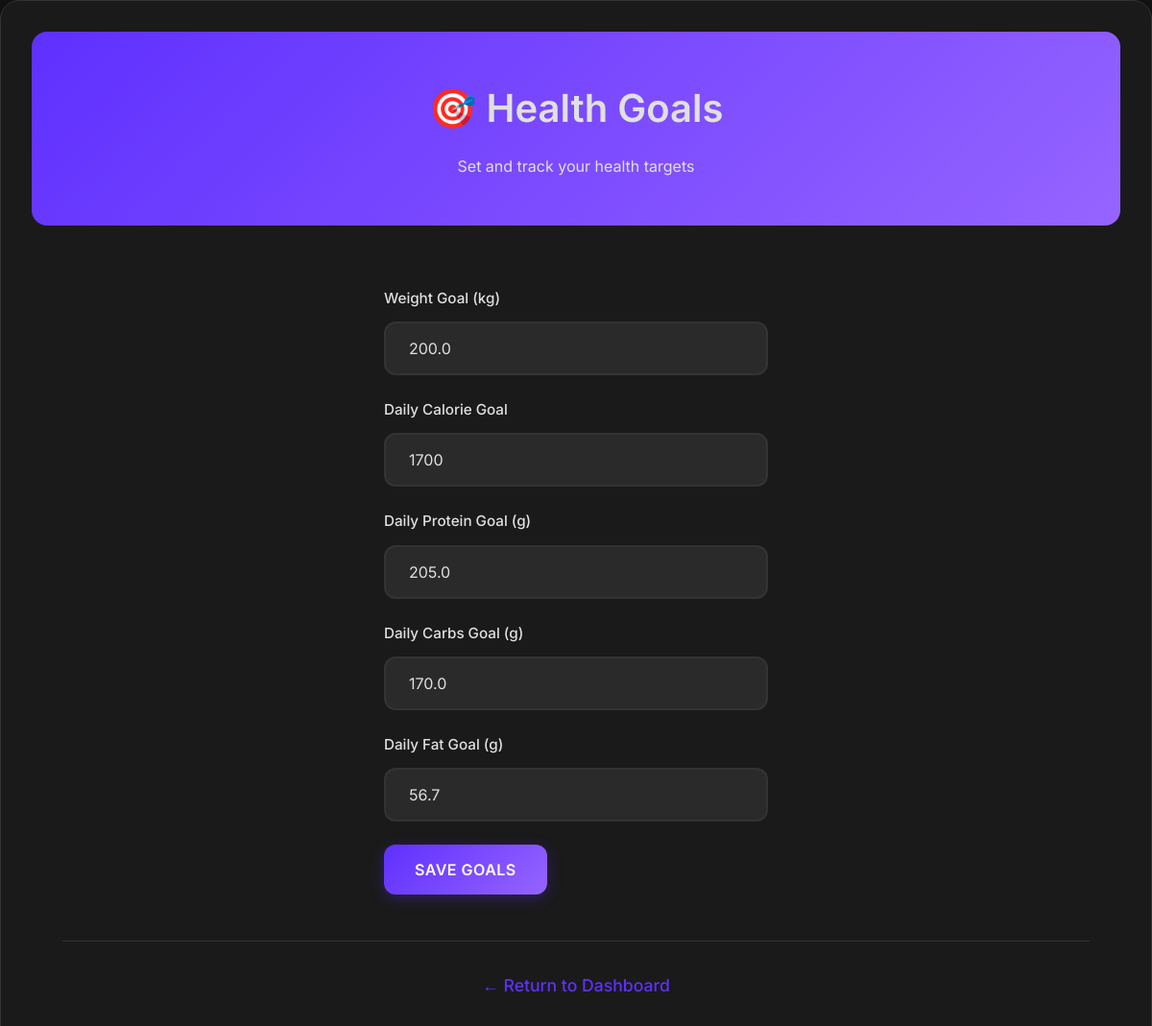
Screenshot of /goals (signed in) with the database file from the repository.
### tables this page shows
CREATE TABLE goals (
            id INTEGER PRIMARY KEY AUTOINCREMENT,
            user_id INTEGER,
            weight_goal REAL,
            calorie_goal INTEGER, protein_goal REAL, carbs_goal REAL, fat_goal REAL,
            FOREIGN KEY (user_id) REFERENCES users(id)
        );

### cedhealth_app.py (the view, shortened to what this page needs)
@app.route('/goals', methods=['GET', 'POST'])
def goals():
    if 'user_id' not in session:
        return redirect(url_for('login'))
    user_id = session['user_id']
    conn = sqlite3.connect('cedhealth.db')
    c = conn.cursor()
    c.execute('SELECT weight_goal, calorie_goal, protein_goal, carbs_goal, fat_goal FROM goals WHERE user_id = ?',
              (user_id, ))
    goal = c.fetchone()
    conn.close()
    return render_template('goals.html', goal=goal)

### templates/goals.html (shortened to what this page needs)
<!DOCTYPE html>
<html lang="en">
<head>
    <link rel="stylesheet" href="{{ url_for('static', filename='style.css') }}">
</head>
<body>
    <div class="container">
        <div class="header">
            <h1>🎯 Health Goals</h1>
            <p>Set and track your health targets</p>
        </div>
        <div class="content">
            <form method="POST" class="form-container">
                <div class="form-group">
                    <label for="weight_goal">Weight Goal (kg)</label>
                    <input type="number" id="weight_goal" name="weight_goal" step="0.1"
                           value="{{ goal[0] if goal else '' }}" placeholder="Enter your target weight">
                </div>
                <div class="form-group">
                    <label for="calorie_goal">Daily Calorie Goal</label>
                    <input type="number" id="calorie_goal" name="calorie_goal"
                           value="{{ goal[1] if goal else '' }}" placeholder="Enter daily calorie target">
                </div>
                <div class="form-group">
                    <label for="protein_goal">Daily Protein Goal (g)</label>
                    <input type="number" id="protein_goal" name="protein_goal" step="0.1"
                           value="{{ goal[2] if goal else '' }}" placeholder="Enter daily protein target">
                </div>
                <div class="form-group">
                    <label for="carbs_goal">Daily Carbs Goal (g)</label>
                    <input type="number" id="carbs_goal" name="carbs_goal" step="0.1"
                           value="{{ goal[3] if goal else '' }}" placeholder="Enter daily carbs target">
                </div>
                <div class="form-group">
                    <label for="fat_goal">Daily Fat Goal (g)</label>
                    <input type="number" id="fat_goal" name="fat_goal" step="0.1"
                           value="{{ goal[4] if goal else '' }}" placeholder="Enter daily fat target">
                </div>
                <button type="submit" class="btn btn-primary">Save Goals</button>
            </form>
            <div class="back-link">
                <a href="/dashboard">← Return to Dashboard</a>
            </div>
        </div>
    </div>
</body>
</html>

### static/style.css (style rules this page uses)
* { margin: 0; padding: 0; box-sizing: border-box; }
:root { --primary-bg: #121212; --secondary-bg: #1A1A1A; --tertiary-bg: #2A2A2A; --card-bg: #1A1A1A; --accent-color: #5f30ff; --accent-gradient: linear-gradient(135deg, #5f30ff 0%, #9664ff 100%); --accent-hover: #7c3aed; --text-primary: #e0e0e0; --text-secondary: #B8B8B8; --text-muted: #888888; --border-color: #333333; --shadow-light: rgba(95, 48, 255, 0.1); --shadow-medium: rgba(0, 0, 0, 0.3); --shadow-heavy: rgba(0, 0, 0, 0.5); --radius-sm: 8px; --radius-md: 12px; --radius-lg: 16px; --radius-xl: 20px; --space-xs: 0.5rem; --space-sm: 0.75rem; --space-md: 1rem; --space-lg: 1.5rem; --space-xl: 2rem; --space-2xl: 3rem; }
body { font-family: 'Inter', 'Poppins', -apple-system, BlinkMacSystemFont, 'Segoe UI', Roboto, sans-serif; line-height: 1.6; color: var(--text-primary); background-color: var(--primary-bg); min-height: 100vh; font-weight: 400; }
h1, h2, h3, h4, h5, h6 { font-weight: 600; margin-bottom: var(--space-md); color: var(--text-primary); font-family: 'Inter', sans-serif; }
h1 { font-size: 2.5rem; }
p, span, div, label, li, td, th { color: var(--text-primary); font-family: 'Inter', sans-serif; }
a { color: var(--accent-color); text-decoration: none; transition: color 0.3s ease; }
.btn { display: inline-flex; align-items: center; justify-content: center; padding: var(--space-md) var(--space-xl); font-size: 1rem; font-weight: 600; text-decoration: none; border: none; border-radius: var(--radius-md); cursor: pointer; transition: all 0.3s ease; white-space: nowrap; text-transform: uppercase; letter-spacing: 0.5px; font-family: 'Inter', sans-serif; }
.btn-primary, .btn { background: var(--accent-gradient); color: white; box-shadow: 0 4px 15px rgba(95, 48, 255, 0.3); }
input[type="text"], input[type="email"], input[type="password"], input[type="number"], input[type="date"], select, textarea { width: 100%; padding: var(--space-md) var(--space-lg); font-size: 1rem; font-family: 'Inter', sans-serif; font-weight: 400; border: 2px solid var(--border-color); border-radius: var(--radius-md); background: var(--tertiary-bg); color: var(--text-primary); transition: all 0.3s ease; }
input::placeholder { color: var(--text-muted); }
.form-group { margin-bottom: var(--space-lg); }
.form-group label { display: block; margin-bottom: var(--space-sm); font-weight: 500; color: var(--text-primary); font-size: 0.95rem; }
.container { max-width: 1200px; margin: 0 auto; padding: var(--space-xl); background: var(--card-bg); border-radius: var(--radius-xl); box-shadow: 0 8px 32px var(--shadow-medium); border: 1px solid var(--border-color); }
.header, .page-header { background: var(--accent-gradient); color: white; padding: var(--space-2xl) var(--space-xl); text-align: center; border-radius: var(--radius-lg); margin-bottom: var(--space-xl); position: relative; }
.back-link { text-align: center; margin-top: var(--space-2xl); padding-top: var(--space-xl); border-top: 1px solid var(--border-color); }
.back-link a { color: var(--accent-color); text-decoration: none; font-weight: 500; transition: color 0.3s ease; font-size: 1.1rem; }
.content { padding: var(--space-xl); }

### templates/goals.html (style rules this page uses)
.form-container { max-width: 400px; margin: 0 auto; }

### rows the page displays
goals: weight_goal "200.0", calorie_goal "1700", protein_goal "205.0", carbs_goal "170.0", fat_goal "56.7"
